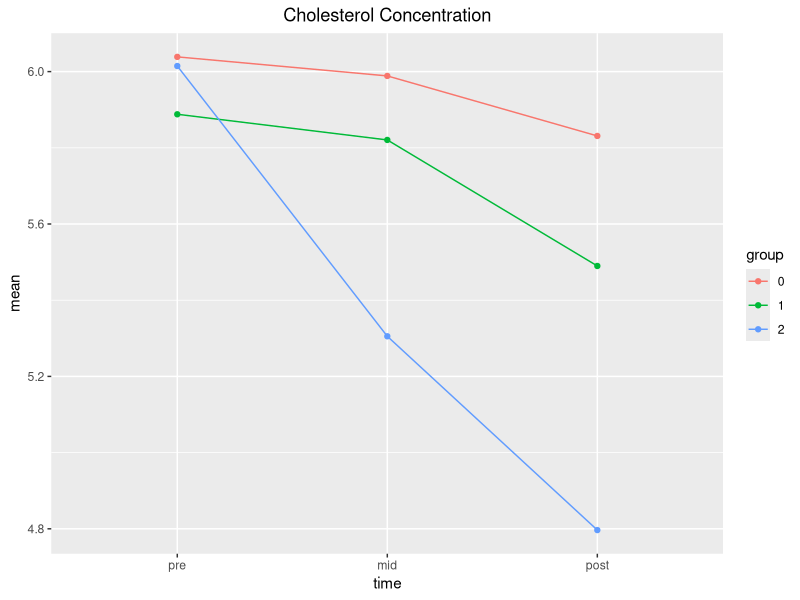

This chart was generated by the following R code:
## ---- chunk 1
if(!require(tidyverse)){install.packages("tidyverse")}
## ---- chunk 2
knitr::opts_chunk$set(echo = TRUE)
library(tidyverse)
## ---- chunk 3
# Read in the RCT dataset into the "dat" data variable
dat <- read_csv("randomized_control_trial_cholesterol_data.csv")
## ---- chunk 4
names(dat)
## ---- chunk 5
# define IVs as factors
dat <- within(dat,{
  ID <- factor(ID)
  group <- factor(group)
})

# convert from wide to long format
dat_long <- dat %>%
  gather(key = "time", value = "cho", pre, mid, post)

# define IVs as factors in the converted dataset
dat_long <- within(dat_long,{
  ID <- factor(ID)
  group <- factor(group)
  time <- factor(time)
})

# specify "pre" as the first test session
dat_long$time <- relevel(dat_long$time, "pre")

# this contains the data for the dependent variable
cho <- dat_long$cho
## ---- chunk 6
sum <- dat_long %>%
  group_by(group, time) %>%
  summarise(
    mean = mean(cho),
    sd = sd(cho)
  )
sum
## ---- chunk 7
# plot mean cholesterol values at each time point for each exercise group
ggplot(sum, aes(x = time, y = mean, color=group, group=group)) +
  geom_point() +
  geom_line() +
  ggtitle("Cholesterol Concentration") +
  theme(plot.title = element_text(hjust = 0.5))
## ---- chunk 8
# two-way ANOVA (factors are group and time)
anova <- aov(cho ~ group*time + Error(ID/time), dat_long)
summary(anova)
## ---- chunk 9
# simple main effects ANOVAs (one-way ANOVA) between groups at each time point
# use WIDE formatted dataset
pre_av <- aov(pre ~ group, dat)
mid_av <- aov(mid ~ group, dat)
post_av <- aov(post ~ group, dat)

# simple main effects ANOVAs (RM-ANOVA) between time points for each group
# use LONG formatted dataset
control_av <- aov(cho ~ time + Error(ID/time), subset(dat_long, dat_long$group == "0"))
low_av <-  aov(cho ~ time + Error(ID/time), subset(dat_long, dat_long$group == "1"))
high_av <- aov(cho ~ time + Error(ID/time), subset(dat_long, dat_long$group == "2"))
## ---- chunk 10
summary(pre_av)
## ---- chunk 11
summary(mid_av)
## ---- chunk 12
summary(post_av)
## ---- chunk 13
TukeyHSD(mid_av)

TukeyHSD(post_av)
## ---- chunk 14
summary(control_av)
## ---- chunk 15
summary(low_av)
## ---- chunk 16
summary(high_av)
## ---- chunk 17
group0 <- subset(dat_long, dat_long$group == "0")
pairwise.t.test(group0$cho, group0$time, paired = TRUE, p.adjust.method = "bonferroni")
## ---- chunk 18
group1 <- subset(dat_long, dat_long$group == "1")
pairwise.t.test(group1$cho, group1$time, paired = TRUE, p.adjust.method = "bonferroni")
## ---- chunk 19
group2 <- subset(dat_long, dat_long$group == "2")
pairwise.t.test(group2$cho, group2$time, paired = TRUE, p.adjust.method = "bonferroni")
